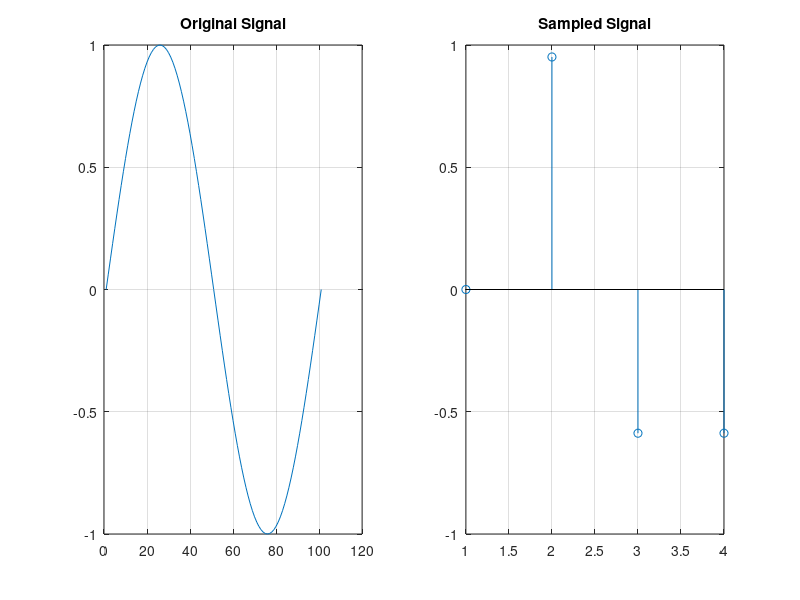

Source code (MATLAB):

clear all;
close all;
ind=1;
Ts = 0.1;
    t = 0:Ts:10;
    f1 = sin(2*pi*t/10);
    subplot(121);
    plot(f1);title('Original Signal');grid on;

for k=1:30
    Ts = 0.1*k;
    t = 0:Ts:10;
    f = sin(2*pi*t/10);
    
    subplot(122);
    stem(f);title('Sampled Signal');grid on;
    pause(0.3);
%     movieVector(ind)=getframe(1);
%     ind=ind+1;
end;

% myWriter = VideoWriter('Sampling', 'MPEG-4');
% myWriter.FrameRate = 3;
% open(myWriter);
% writeVideo(myWriter, movieVector);
% close(myWriter);
